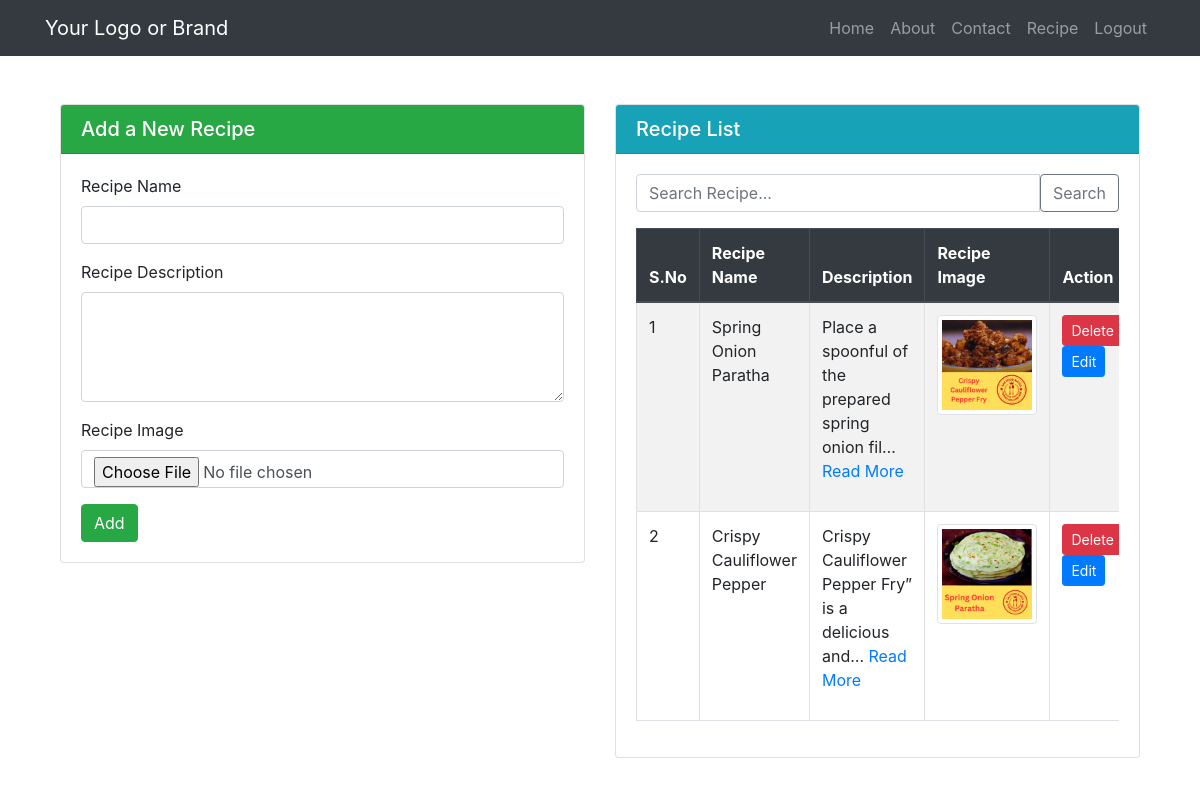
The page /recipe/ (signed in) on the database its author committed.
### task1/models.py (models this page shows, shortened)
class Recipe(models.Model):
    user = models.ForeignKey(User,on_delete=models.SET_NULL ,null = True, blank = True)
    recipe_name = models.CharField(max_length=100)
    recipe_description = models.TextField()
    recipe_image = models.ImageField(upload_to='recipe_images/')

### task1/views.py (the view)
# urls.py: path('recipe/', views.recipe, name='recipe'),
@login_required(login_url="/login/")
def recipe(request):
    queryset = Recipe.objects.all()
    if request.GET.get('search'):
        queryset = queryset.filter(recipe_name__icontains=request.GET.get('search'))
    if request.method == 'POST':
        data = request.POST
        recipe_image = request.FILES.get('recipe_image')
        recipe_name = data.get('recipe_name')
        recipe_description = data.get('recipe_description')
        Recipe.objects.create(
            recipe_name=recipe_name,
            recipe_description=recipe_description,
            recipe_image=recipe_image
        )
        return redirect('/recipe/')
    elif request.method == 'GET':
        context = {'recipe': queryset}
        return render(request, 'recipe.html', context)
    return HttpResponseNotAllowed(['GET', 'POST'])

### task1/templates/recipe.html (shortened to what this page needs)
{% extends 'base.html' %}
{% block content %}
<div class="container mt-5">
    <div class="row">
        <div class="col-md-6">
            <div class="card">
                <h5 class="card-header bg-success text-white">Add a New Recipe</h5>
                <div class="card-body">
                    <form method="POST" enctype="multipart/form-data">
                        <div class="mb-3">
                            <label for="recipeName" class="form-label">Recipe Name</label>
                            <input type="text" class="form-control" id="recipeName" name="recipe_name" required>
                        </div>
                        <div class="mb-3">
                            <label for="recipeDescription" class="form-label">Recipe Description</label>
                            <textarea class="form-control" id="recipeDescription" name="recipe_description" rows="4" required></textarea>
                        </div>
                        <div class="mb-3">
                            <label for="recipeImage" class="form-label">Recipe Image</label>
                            <input type="file" class="form-control" id="recipeImage" name="recipe_image" accept="image/*" required>
                        </div>
                        <button type="submit" class="btn btn-success">Add</button>
                    </form>
                </div>
            </div>
        </div>
        <div class="col-md-6">
            <div class="card">
                <h5 class="card-header bg-info text-white">Recipe List</h5>
                <div class="card-body">
                    <form method="GET" action="{% url 'recipe' %}">
                        <div class="input-group mb-3">
                            <input name="search" class="form-control" placeholder="Search Recipe..." aria-label="Search Recipe" aria-describedby="searchButton">
                            <button type="submit" class="btn btn-outline-secondary" id="searchButton">Search</button>
                        </div>
                    </form>
                    <div class="table-responsive">
                        <table class="table table-bordered table-striped">
                            <thead class="thead-dark">
                                <tr>
                                    <th>S.No</th>
                                    <th>Recipe Name</th>
                                    <th>Description</th>
                                    <th>Recipe Image</th>
                                    <th>Action</th>
                                </tr>
                            </thead>
                            <tbody>
                                {% for recipe in recipe %}
                                <tr>
                                    <td>{{ forloop.counter }}</td>
                                    <td>{{ recipe.recipe_name }}</td>
                                    <td>
                                        <p class="description">
                                            {% if recipe.recipe_description|length > 50 %}
                                                {{ recipe.recipe_description|truncatechars:50 }}
                                                <a href="#" class="read-more">Read More</a>
                                            {% else %}
                                                {{ recipe.recipe_description }}
                                            {% endif %}
                                        </p>
                                    </td>
                                    <td>
                                        {% if recipe.recipe_image %}
                                            <img src="{{ recipe.recipe_image.url }}" alt="{{ recipe.recipe_name }} Image" style="max-width: 100px; max-height: 100px;" class="img-thumbnail">
                                        {% else %}
                                            No Image
                                        {% endif %}
                                    </td>
                                    <td>
                                        <form method="POST" action="{% url 'delete_recipe' recipe.id %}" style="display: inline;">
                                            <button type="submit" class="btn btn-danger btn-sm">Delete</button>
                                        </form>
                                        <a href="{% url 'update_recipe' recipe.id %}" class="btn btn-primary btn-sm">Edit</a>
                                    </td>
                                </tr>
                                {% endfor %}
                            </tbody>
                        </table>
                    </div>
                </div>
            </div>
        </div>
    </div>
</div>
{% endblock %}

### rows shown on the page
Recipe: recipe_name "Spring Onion Paratha", recipe_description "Place a spoonful of the prepared spring onion fil…", recipe_image (picture)
Recipe: recipe_name "Crispy Cauliflower Pepper", recipe_description "Crispy Cauliflower Pepper Fry” is a delicious and…", recipe_image (picture)
